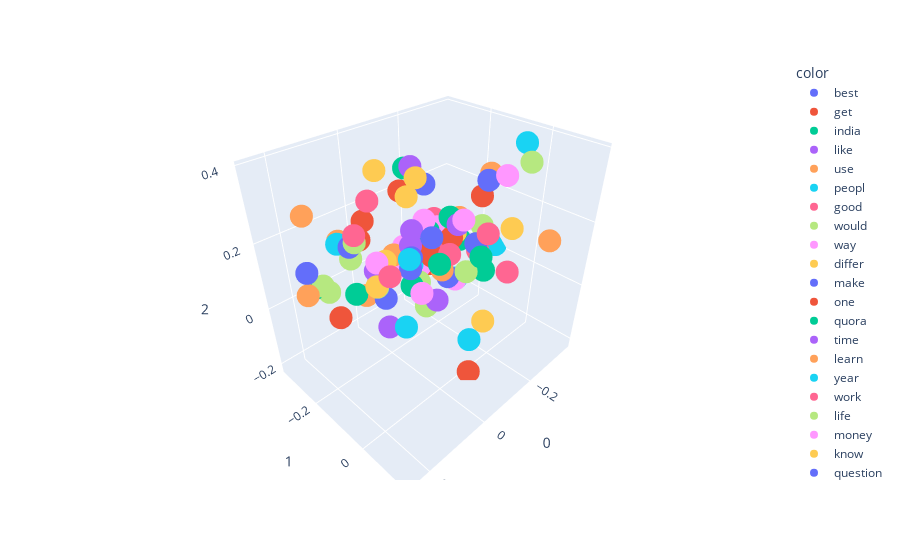

This figure's notebook cell:
### Code cell
# 3D representation of Words
import plotly.express as px # 3D representation
fig=px.scatter_3d(x[:100],x=0,y=1,z=2,color=y[:100]) # ploting 100 words
fig.show()

### Figure 1 — Plotly figure (JSON) as saved in the notebook; plotly's stock layout.template omitted (floating-point values rounded to 4 significant figures)
{"data": [{"hovertemplate": "color=best<br>0=%{x}<br>1=%{y}<br>2=%{z}<extra></extra>", "legendgroup": "best", "marker": {"color": "#636efa", "symbol": "circle"}, "mode": "markers", "name": "best", "scene": "scene", "showlegend": true, "type": "scatter3d", "x": [-0.1957], "y": [-0.0637], "z": [0.1261]}, {"hovertemplate": "color=get<br>0=%{x}<br>1=%{y}<br>2=%{z}<extra></extra>", "legendgroup": "get", "marker": {"color": "#EF553B", "symbol": "circle"}, "mode": "markers", "name": "get", "scene": "scene", "showlegend": true, "type": "scatter3d", "x": [-0.1225], "y": [-0.08518], "z": [0.1672]}, {"hovertemplate": "color=india<br>0=%{x}<br>1=%{y}<br>2=%{z}<extra></extra>", "legendgroup": "india", "marker": {"color": "#00cc96", "symbol": "circle"}, "mode": "markers", "name": "india", "scene": "scene", "showlegend": true, "type": "scatter3d", "x": [-0.1469], "y": [-0.2659], "z": [-0.09511]}, {"hovertemplate": "color=like<br>0=%{x}<br>1=%{y}<br>2=%{z}<extra></extra>", "legendgroup": "like", "marker": {"color": "#ab63fa", "symbol": "circle"}, "mode": "markers", "name": "like", "scene": "scene", "showlegend": true, "type": "scatter3d", "x": [0.05762], "y": [-0.1775], "z": [0.1073]}, {"hovertemplate": "color=use<br>0=%{x}<br>1=%{y}<br>2=%{z}<extra></extra>", "legendgroup": "use", "marker": {"color": "#FFA15A", "symbol": "circle"}, "mode": "markers", "name": "use", "scene": "scene", "showlegend": true, "type": "scatter3d", "x": [-0.2106], "y": [0.1438], "z": [0.2198]}, {"hovertemplate": "color=peopl<br>0=%{x}<br>1=%{y}<br>2=%{z}<extra></extra>", "legendgroup": "peopl", "marker": {"color": "#19d3f3", "symbol": "circle"}, "mode": "markers", "name": "peopl", "scene": "scene", "showlegend": true, "type": "scatter3d", "x": [0.1285], "y": [-0.2282], "z": [0.1957]}, {"hovertemplate": "color=good<br>0=%{x}<br>1=%{y}<br>2=%{z}<extra></extra>", "legendgroup": "good", "marker": {"color": "#FF6692", "symbol": "circle"}, "mode": "markers", "name": "good", "scene": "scene", "showlegend": true, "type": "scatter3d", "x": [-0.1501], "y": [-0.1296], "z": [0.08459]}, {"hovertemplate": "color=would<br>0=%{x}<br>1=%{y}<br>2=%{z}<extra></extra>", "legendgroup": "would", "marker": {"color": "#B6E880", "symbol": "circle"}, "mode": "markers", "name": "would", "scene": "scene", "showlegend": true, "type": "scatter3d", "x": [0.05903], "y": [-0.1716], "z": [0.05936]}, {"hovertemplate": "color=way<br>0=%{x}<br>1=%{y}<br>2=%{z}<extra></extra>", "legendgroup": "way", "marker": {"color": "#FF97FF", "symbol": "circle"}, "mode": "markers", "name": "way", "scene": "scene", "showlegend": true, "type": "scatter3d", "x": [-0.07693], "y": [-0.00731], "z": [0.2681]}, {"hovertemplate": "color=differ<br>0=%{x}<br>1=%{y}<br>2=%{z}<extra></extra>", "legendgroup": "differ", "marker": {"color": "#FECB52", "symbol": "circle"}, "mode": "markers", "name": "differ", "scene": "scene", "showlegend": true, "type": "scatter3d", "x": [-0.1204], "y": [0.03618], "z": [-0.0376]}, {"hovertemplate": "color=make<br>0=%{x}<br>1=%{y}<br>2=%{z}<extra></extra>", "legendgroup": "make", "marker": {"color": "#636efa", "symbol": "circle"}, "mode": "markers", "name": "make", "scene": "scene", "showlegend": true, "type": "scatter3d", "x": [-0.02782], "y": [-0.06196], "z": [0.2182]}, {"hovertemplate": "color=one<br>0=%{x}<br>1=%{y}<br>2=%{z}<extra></extra>", "legendgroup": "one", "marker": {"color": "#EF553B", "symbol": "circle"}, "mode": "markers", "name": "one", "scene": "scene", "showlegend": true, "type": "scatter3d", "x": [-0.06245], "y": [-0.09518], "z": [0.1335]}, {"hovertemplate": "color=quora<br>0=%{x}<br>1=%{y}<br>2=%{z}<extra></extra>", "legendgroup": "quora", "marker": {"color": "#00cc96", "symbol": "circle"}, "mode": "markers", "name": "quora", "scene": "scene", "showlegend": true, "type": "scatter3d", "x": [-0.08938], "y": [-0.223], "z": [0.325]}, {"hovertemplate": "color=time<br>0=%{x}<br>1=%{y}<br>2=%{z}<extra></extra>", "legendgroup": "time", "marker": {"color": "#ab63fa", "symbol": "circle"}, "mode": "markers", "name": "time", "scene": "scene", "showlegend": true, "type": "scatter3d", "x": [-0.02965], "y": [-0.1394], "z": [0.1603]}, {"hovertemplate": "color=learn<br>0=%{x}<br>1=%{y}<br>2=%{z}<extra></extra>", "legendgroup": "learn", "marker": {"color": "#FFA15A", "symbol": "circle"}, "mode": "markers", "name": "learn", "scene": "scene", "showlegend": true, "type": "scatter3d", "x": [-0.2175], "y": [-0.1448], "z": [0.1647]}, {"hovertemplate": "color=year<br>0=%{x}<br>1=%{y}<br>2=%{z}<extra></extra>", "legendgroup": "year", "marker": {"color": "#19d3f3", "symbol": "circle"}, "mode": "markers", "name": "year", "scene": "scene", "showlegend": true, "type": "scatter3d", "x": [-0.103], "y": [-0.2378], "z": [0.05775]}, {"hovertemplate": "color=work<br>0=%{x}<br>1=%{y}<br>2=%{z}<extra></extra>", "legendgroup": "work", "marker": {"color": "#FF6692", "symbol": "circle"}, "mode": "markers", "name": "work", "scene": "scene", "showlegend": true, "type": "scatter3d", "x": [-0.2177], "y": [-0.07402], "z": [0.08962]}, {"hovertemplate": "color=life<br>0=%{x}<br>1=%{y}<br>2=%{z}<extra></extra>", "legendgroup": "life", "marker": {"color": "#B6E880", "symbol": "circle"}, "mode": "markers", "name": "life", "scene": "scene", "showlegend": true, "type": "scatter3d", "x": [0.08306], "y": [-0.2433], "z": [0.124]}, {"hovertemplate": "color=money<br>0=%{x}<br>1=%{y}<br>2=%{z}<extra></extra>", "legendgroup": "money", "marker": {"color": "#FF97FF", "symbol": "circle"}, "mode": "markers", "name": "money", "scene": "scene", "showlegend": true, "type": "scatter3d", "x": [-0.1199], "y": [-0.183], "z": [0.1799]}, {"hovertemplate": "color=know<br>0=%{x}<br>1=%{y}<br>2=%{z}<extra></extra>", "legendgroup": "know", "marker": {"color": "#FECB52", "symbol": "circle"}, "mode": "markers", "name": "know", "scene": "scene", "showlegend": true, "type": "scatter3d", "x": [-0.06303], "y": [-0.1874], "z": [0.2676]}, {"hovertemplate": "color=question<br>0=%{x}<br>1=%{y}<br>2=%{z}<extra></extra>", "legendgroup": "question", "marker": {"color": "#636efa", "symbol": "circle"}, "mode": "markers", "name": "question", "scene": "scene", "showlegend": true, "type": "scatter3d", "x": [-0.1288], "y": [-0.1914], "z": [0.2785]}, {"hovertemplate": "color=thing<br>0=%{x}<br>1=%{y}<br>2=%{z}<extra></extra>", "legendgroup": "thing", "marker": {"color": "#EF553B", "symbol": "circle"}, "mode": "markers", "name": "thing", "scene": "scene", "showlegend": true, "type": "scatter3d", "x": [0.0468], "y": [-0.2504], "z": [0.1617]}, {"hovertemplate": "color=engin<br>0=%{x}<br>1=%{y}<br>2=%{z}<extra></extra>", "legendgroup": "engin", "marker": {"color": "#00cc96", "symbol": "circle"}, "mode": "markers", "name": "engin", "scene": "scene", "showlegend": true, "type": "scatter3d", "x": [-0.3514], "y": [-0.1523], "z": [-0.08268]}, {"hovertemplate": "color=indian<br>0=%{x}<br>1=%{y}<br>2=%{z}<extra></extra>", "legendgroup": "indian", "marker": {"color": "#ab63fa", "symbol": "circle"}, "mode": "markers", "name": "indian", "scene": "scene", "showlegend": true, "type": "scatter3d", "x": [-0.01735], "y": [-0.2691], "z": [-0.02489]}, {"hovertemplate": "color=much<br>0=%{x}<br>1=%{y}<br>2=%{z}<extra></extra>", "legendgroup": "much", "marker": {"color": "#FFA15A", "symbol": "circle"}, "mode": "markers", "name": "much", "scene": "scene", "showlegend": true, "type": "scatter3d", "x": [-0.08969], "y": [-0.08545], "z": [0.0826]}, {"hovertemplate": "color=new<br>0=%{x}<br>1=%{y}<br>2=%{z}<extra></extra>", "legendgroup": "new", "marker": {"color": "#19d3f3", "symbol": "circle"}, "mode": "markers", "name": "new", "scene": "scene", "showlegend": true, "type": "scatter3d", "x": [-0.1775], "y": [-0.1847], "z": [0.08704]}, {"hovertemplate": "color=start<br>0=%{x}<br>1=%{y}<br>2=%{z}<extra></extra>", "legendgroup": "start", "marker": {"color": "#FF6692", "symbol": "circle"}, "mode": "markers", "name": "start", "scene": "scene", "showlegend": true, "type": "scatter3d", "x": [-0.1734], "y": [-0.1992], "z": [0.1573]}, {"hovertemplate": "color=think<br>0=%{x}<br>1=%{y}<br>2=%{z}<extra></extra>", "legendgroup": "think", "marker": {"color": "#B6E880", "symbol": "circle"}, "mode": "markers", "name": "think", "scene": "scene", "showlegend": true, "type": "scatter3d", "x": [0.1495], "y": [-0.2841], "z": [0.0515]}, {"hovertemplate": "color=go<br>0=%{x}<br>1=%{y}<br>2=%{z}<extra></extra>", "legendgroup": "go", "marker": {"color": "#FF97FF", "symbol": "circle"}, "mode": "markers", "name": "go", "scene": "scene", "showlegend": true, "type": "scatter3d", "x": [-0.02551], "y": [-0.1802], "z": [0.0788]}, {"hovertemplate": "color=someon<br>0=%{x}<br>1=%{y}<br>2=%{z}<extra></extra>", "legendgroup": "someon", "marker": {"color": "#FECB52", "symbol": "circle"}, "mode": "markers", "name": "someon", "scene": "scene", "showlegend": true, "type": "scatter3d", "x": [0.03746], "y": [-0.1813], "z": [0.3715]}, {"hovertemplate": "color=day<br>0=%{x}<br>1=%{y}<br>2=%{z}<extra></extra>", "legendgroup": "day", "marker": {"color": "#636efa", "symbol": "circle"}, "mode": "markers", "name": "day", "scene": "scene", "showlegend": true, "type": "scatter3d", "x": [-0.01106], "y": [-0.1211], "z": [0.1078]}, {"hovertemplate": "color=want<br>0=%{x}<br>1=%{y}<br>2=%{z}<extra></extra>", "legendgroup": "want", "marker": {"color": "#EF553B", "symbol": "circle"}, "mode": "markers", "name": "want", "scene": "scene", "showlegend": true, "type": "scatter3d", "x": [-0.1157], "y": [-0.2744], "z": [0.2347]}, {"hovertemplate": "color=book<br>0=%{x}<br>1=%{y}<br>2=%{z}<extra></extra>", "legendgroup": "book", "marker": {"color": "#00cc96", "symbol": "circle"}, "mode": "markers", "name": "book", "scene": "scene", "showlegend": true, "type": "scatter3d", "x": [-0.2227], "y": [-0.1452], "z": [0.09178]}, {"hovertemplate": "color=find<br>0=%{x}<br>1=%{y}<br>2=%{z}<extra></extra>", "legendgroup": "find", "marker": {"color": "#ab63fa", "symbol": "circle"}, "mode": "markers", "name": "find", "scene": "scene", "showlegend": true, "type": "scatter3d", "x": [-0.1444], "y": [-0.08392], "z": [0.1972]}, {"hovertemplate": "color=ever<br>0=%{x}<br>1=%{y}<br>2=%{z}<extra></extra>", "legendgroup": "ever", "marker": {"color": "#FFA15A", "symbol": "circle"}, "mode": "markers", "name": "ever", "scene": "scene", "showlegend": true, "type": "scatter3d", "x": [0.1036], "y": [-0.2615], "z": [0.1786]}, {"hovertemplate": "color=mani<br>0=%{x}<br>1=%{y}<br>2=%{z}<extra></extra>", "legendgroup": "mani", "marker": {"color": "#19d3f3", "symbol": "circle"}, "mode": "markers", "name": "mani", "scene": "scene", "showlegend": true, "type": "scatter3d", "x": [-0.02147], "y": [-0.1267], "z": [0.1144]}, {"hovertemplate": "color=job<br>0=%{x}<br>1=%{y}<br>2=%{z}<extra></extra>", "legendgroup": "job", "marker": {"color": "#FF6692", "symbol": "circle"}, "mode": "markers", "name": "job", "scene": "scene", "showlegend": true, "type": "scatter3d", "x": [-0.2524], "y": [-0.2829], "z": [-0.0251]}, {"hovertemplate": "color=trump<br>0=%{x}<br>1=%{y}<br>2=%{z}<extra></extra>", "legendgroup": "trump", "marker": {"color": "#B6E880", "symbol": "circle"}, "mode": "markers", "name": "trump", "scene": "scene", "showlegend": true, "type": "scatter3d", "x": [0.1027], "y": [-0.3348], "z": [-0.02272]}, {"hovertemplate": "color=movi<br>0=%{x}<br>1=%{y}<br>2=%{z}<extra></extra>", "legendgroup": "movi", "marker": {"color": "#FF97FF", "symbol": "circle"}, "mode": "markers", "name": "movi", "scene": "scene", "showlegend": true, "type": "scatter3d", "x": [0.08722], "y": [-0.131], "z": [0.1682]}, {"hovertemplate": "color=becom<br>0=%{x}<br>1=%{y}<br>2=%{z}<extra></extra>", "legendgroup": "becom", "marker": {"color": "#FECB52", "symbol": "circle"}, "mode": "markers", "name": "becom", "scene": "scene", "showlegend": true, "type": "scatter3d", "x": [-0.0186], "y": [-0.2543], "z": [0.008614]}, {"hovertemplate": "color=take<br>0=%{x}<br>1=%{y}<br>2=%{z}<extra></extra>", "legendgroup": "take", "marker": {"color": "#636efa", "symbol": "circle"}, "mode": "markers", "name": "take", "scene": "scene", "showlegend": true, "type": "scatter3d", "x": [-0.09385], "y": [-0.06876], "z": [0.06733]}, {"hovertemplate": "color=onlin<br>0=%{x}<br>1=%{y}<br>2=%{z}<extra></extra>", "legendgroup": "onlin", "marker": {"color": "#EF553B", "symbol": "circle"}, "mode": "markers", "name": "onlin", "scene": "scene", "showlegend": true, "type": "scatter3d", "x": [-0.2589], "y": [-0.1024], "z": [0.2304]}, {"hovertemplate": "color=without<br>0=%{x}<br>1=%{y}<br>2=%{z}<extra></extra>", "legendgroup": "without", "marker": {"color": "#00cc96", "symbol": "circle"}, "mode": "markers", "name": "without", "scene": "scene", "showlegend": true, "type": "scatter3d", "x": [-0.05911], "y": [0.06384], "z": [0.2082]}, {"hovertemplate": "color=happen<br>0=%{x}<br>1=%{y}<br>2=%{z}<extra></extra>", "legendgroup": "happen", "marker": {"color": "#ab63fa", "symbol": "circle"}, "mode": "markers", "name": "happen", "scene": "scene", "showlegend": true, "type": "scatter3d", "x": [0.1103], "y": [-0.06837], "z": [0.02098]}, {"hovertemplate": "color=first<br>0=%{x}<br>1=%{y}<br>2=%{z}<extra></extra>", "legendgroup": "first", "marker": {"color": "#FFA15A", "symbol": "circle"}, "mode": "markers", "name": "first", "scene": "scene", "showlegend": true, "type": "scatter3d", "x": [-0.03193], "y": [-0.204], "z": [0.1024]}, {"hovertemplate": "color=mean<br>0=%{x}<br>1=%{y}<br>2=%{z}<extra></extra>", "legendgroup": "mean", "marker": {"color": "#19d3f3", "symbol": "circle"}, "mode": "markers", "name": "mean", "scene": "scene", "showlegend": true, "type": "scatter3d", "x": [0.05106], "y": [-0.05584], "z": [0.1969]}, {"hovertemplate": "color=girl<br>0=%{x}<br>1=%{y}<br>2=%{z}<extra></extra>", "legendgroup": "girl", "marker": {"color": "#FF6692", "symbol": "circle"}, "mode": "markers", "name": "girl", "scene": "scene", "showlegend": true, "type": "scatter3d", "x": [0.1328], "y": [-0.1484], "z": [0.256]}, {"hovertemplate": "color=note<br>0=%{x}<br>1=%{y}<br>2=%{z}<extra></extra>", "legendgroup": "note", "marker": {"color": "#B6E880", "symbol": "circle"}, "mode": "markers", "name": "note", "scene": "scene", "showlegend": true, "type": "scatter3d", "x": [-0.1215], "y": [-0.03047], "z": [0.0884]}, {"hovertemplate": "color=better<br>0=%{x}<br>1=%{y}<br>2=%{z}<extra></extra>", "legendgroup": "better", "marker": {"color": "#FF97FF", "symbol": "circle"}, "mode": "markers", "name": "better", "scene": "scene", "showlegend": true, "type": "scatter3d", "x": [-0.1564], "y": [-0.09841], "z": [0.01166]}, {"hovertemplate": "color=need<br>0=%{x}<br>1=%{y}<br>2=%{z}<extra></extra>", "legendgroup": "need", "marker": {"color": "#FECB52", "symbol": "circle"}, "mode": "markers", "name": "need", "scene": "scene", "showlegend": true, "type": "scatter3d", "x": [-0.1712], "y": [-0.1167], "z": [0.1487]}, {"hovertemplate": "color=feel<br>0=%{x}<br>1=%{y}<br>2=%{z}<extra></extra>", "legendgroup": "feel", "marker": {"color": "#636efa", "symbol": "circle"}, "mode": "markers", "name": "feel", "scene": "scene", "showlegend": true, "type": "scatter3d", "x": [0.2494], "y": [-0.1729], "z": [0.199]}, {"hovertemplate": "color=person<br>0=%{x}<br>1=%{y}<br>2=%{z}<extra></extra>", "legendgroup": "person", "marker": {"color": "#EF553B", "symbol": "circle"}, "mode": "markers", "name": "person", "scene": "scene", "showlegend": true, "type": "scatter3d", "x": [0.06294], "y": [-0.2075], "z": [0.241]}, {"hovertemplate": "color=world<br>0=%{x}<br>1=%{y}<br>2=%{z}<extra></extra>", "legendgroup": "world", "marker": {"color": "#00cc96", "symbol": "circle"}, "mode": "markers", "name": "world", "scene": "scene", "showlegend": true, "type": "scatter3d", "x": [0.07026], "y": [-0.2517], "z": [-0.001701]}, {"hovertemplate": "color=u<br>0=%{x}<br>1=%{y}<br>2=%{z}<extra></extra>", "legendgroup": "u", "marker": {"color": "#ab63fa", "symbol": "circle"}, "mode": "markers", "name": "u", "scene": "scene", "showlegend": true, "type": "scatter3d", "x": [-0.05836], "y": [-0.3359], "z": [-0.1005]}, {"hovertemplate": "color=love<br>0=%{x}<br>1=%{y}<br>2=%{z}<extra></extra>", "legendgroup": "love", "marker": {"color": "#FFA15A", "symbol": "circle"}, "mode": "markers", "name": "love", "scene": "scene", "showlegend": true, "type": "scatter3d", "x": [0.2025], "y": [-0.2399], "z": [0.2968]}, {"hovertemplate": "color=compani<br>0=%{x}<br>1=%{y}<br>2=%{z}<extra></extra>", "legendgroup": "compani", "marker": {"color": "#19d3f3", "symbol": "circle"}, "mode": "markers", "name": "compani", "scene": "scene", "showlegend": true, "type": "scatter3d", "x": [-0.3765], "y": [-0.134], "z": [0.01034]}, {"hovertemplate": "color=possibl<br>0=%{x}<br>1=%{y}<br>2=%{z}<extra></extra>", "legendgroup": "possibl", "marker": {"color": "#FF6692", "symbol": "circle"}, "mode": "markers", "name": "possibl", "scene": "scene", "showlegend": true, "type": "scatter3d", "x": [-0.0524], "y": [-0.02635], "z": [0.1762]}, {"hovertemplate": "color=univers<br>0=%{x}<br>1=%{y}<br>2=%{z}<extra></extra>", "legendgroup": "univers", "marker": {"color": "#B6E880", "symbol": "circle"}, "mode": "markers", "name": "univers", "scene": "scene", "showlegend": true, "type": "scatter3d", "x": [-0.1736], "y": [-0.2303], "z": [-0.1708]}, {"hovertemplate": "color=english<br>0=%{x}<br>1=%{y}<br>2=%{z}<extra></extra>", "legendgroup": "english", "marker": {"color": "#FF97FF", "symbol": "circle"}, "mode": "markers", "name": "english", "scene": "scene", "showlegend": true, "type": "scatter3d", "x": [-0.0468], "y": [-0.185], "z": [0.1304]}, {"hovertemplate": "color=could<br>0=%{x}<br>1=%{y}<br>2=%{z}<extra></extra>", "legendgroup": "could", "marker": {"color": "#FECB52", "symbol": "circle"}, "mode": "markers", "name": "could", "scene": "scene", "showlegend": true, "type": "scatter3d", "x": [0.03841], "y": [-0.1595], "z": [0.1362]}, {"hovertemplate": "color=account<br>0=%{x}<br>1=%{y}<br>2=%{z}<extra></extra>", "legendgroup": "account", "marker": {"color": "#636efa", "symbol": "circle"}, "mode": "markers", "name": "account", "scene": "scene", "showlegend": true, "type": "scatter3d", "x": [-0.2816], "y": [-0.1022], "z": [0.268]}, {"hovertemplate": "color=compar<br>0=%{x}<br>1=%{y}<br>2=%{z}<extra></extra>", "legendgroup": "compar", "marker": {"color": "#EF553B", "symbol": "circle"}, "mode": "markers", "name": "compar", "scene": "scene", "showlegend": true, "type": "scatter3d", "x": [-0.08928], "y": [0.0229], "z": [-0.2151]}, {"hovertemplate": "color=improv<br>0=%{x}<br>1=%{y}<br>2=%{z}<extra></extra>", "legendgroup": "improv", "marker": {"color": "#00cc96", "symbol": "circle"}, "mode": "markers", "name": "improv", "scene": "scene", "showlegend": true, "type": "scatter3d", "x": [-0.1251], "y": [-0.1731], "z": [0.1494]}, {"hovertemplate": "color=ask<br>0=%{x}<br>1=%{y}<br>2=%{z}<extra></extra>", "legendgroup": "ask", "marker": {"color": "#ab63fa", "symbol": "circle"}, "mode": "markers", "name": "ask", "scene": "scene", "showlegend": true, "type": "scatter3d", "x": [-0.09873], "y": [-0.21], "z": [0.3301]}, {"hovertemplate": "color=countri<br>0=%{x}<br>1=%{y}<br>2=%{z}<extra></extra>", "legendgroup": "countri", "marker": {"color": "#FFA15A", "symbol": "circle"}, "mode": "markers", "name": "countri", "scene": "scene", "showlegend": true, "type": "scatter3d", "x": [0.001247], "y": [-0.3013], "z": [-0.07152]}, {"hovertemplate": "color=prepar<br>0=%{x}<br>1=%{y}<br>2=%{z}<extra></extra>", "legendgroup": "prepar", "marker": {"color": "#19d3f3", "symbol": "circle"}, "mode": "markers", "name": "prepar", "scene": "scene", "showlegend": true, "type": "scatter3d", "x": [-0.2485], "y": [-0.1755], "z": [-0.07165]}, {"hovertemplate": "color=number<br>0=%{x}<br>1=%{y}<br>2=%{z}<extra></extra>", "legendgroup": "number", "marker": {"color": "#FF6692", "symbol": "circle"}, "mode": "markers", "name": "number", "scene": "scene", "showlegend": true, "type": "scatter3d", "x": [-0.1977], "y": [-0.0268], "z": [0.1712]}, {"hovertemplate": "color=program<br>0=%{x}<br>1=%{y}<br>2=%{z}<extra></extra>", "legendgroup": "program", "marker": {"color": "#B6E880", "symbol": "circle"}, "mode": "markers", "name": "program", "scene": "scene", "showlegend": true, "type": "scatter3d", "x": [-0.3529], "y": [-0.1708], "z": [0.07257]}, {"hovertemplate": "color=languag<br>0=%{x}<br>1=%{y}<br>2=%{z}<extra></extra>", "legendgroup": "languag", "marker": {"color": "#FF97FF", "symbol": "circle"}, "mode": "markers", "name": "languag", "scene": "scene", "showlegend": true, "type": "scatter3d", "x": [-0.1553], "y": [-0.1675], "z": [0.1518]}, {"hovertemplate": "color=busi<br>0=%{x}<br>1=%{y}<br>2=%{z}<extra></extra>", "legendgroup": "busi", "marker": {"color": "#FECB52", "symbol": "circle"}, "mode": "markers", "name": "busi", "scene": "scene", "showlegend": true, "type": "scatter3d", "x": [-0.2734], "y": [-0.2193], "z": [0.06118]}, {"hovertemplate": "color=realli<br>0=%{x}<br>1=%{y}<br>2=%{z}<extra></extra>", "legendgroup": "realli", "marker": {"color": "#636efa", "symbol": "circle"}, "mode": "markers", "name": "realli", "scene": "scene", "showlegend": true, "type": "scatter3d", "x": [0.1215], "y": [-0.1881], "z": [0.202]}, {"hovertemplate": "color=chang<br>0=%{x}<br>1=%{y}<br>2=%{z}<extra></extra>", "legendgroup": "chang", "marker": {"color": "#EF553B", "symbol": "circle"}, "mode": "markers", "name": "chang", "scene": "scene", "showlegend": true, "type": "scatter3d", "x": [-0.07117], "y": [-0.1166], "z": [0.1379]}, {"hovertemplate": "color=long<br>0=%{x}<br>1=%{y}<br>2=%{z}<extra></extra>", "legendgroup": "long", "marker": {"color": "#00cc96", "symbol": "circle"}, "mode": "markers", "name": "long", "scene": "scene", "showlegend": true, "type": "scatter3d", "x": [-0.007032], "y": [-0.01581], "z": [0.1747]}, {"hovertemplate": "color=develop<br>0=%{x}<br>1=%{y}<br>2=%{z}<extra></extra>", "legendgroup": "develop", "marker": {"color": "#ab63fa", "symbol": "circle"}, "mode": "markers", "name": "develop", "scene": "scene", "showlegend": true, "type": "scatter3d", "x": [-0.2496], "y": [-0.1861], "z": [0.05673]}, {"hovertemplate": "color=woman<br>0=%{x}<br>1=%{y}<br>2=%{z}<extra></extra>", "legendgroup": "woman", "marker": {"color": "#FFA15A", "symbol": "circle"}, "mode": "markers", "name": "woman", "scene": "scene", "showlegend": true, "type": "scatter3d", "x": [0.2525], "y": [-0.1783], "z": [0.1355]}, {"hovertemplate": "color=app<br>0=%{x}<br>1=%{y}<br>2=%{z}<extra></extra>", "legendgroup": "app", "marker": {"color": "#19d3f3", "symbol": "circle"}, "mode": "markers", "name": "app", "scene": "scene", "showlegend": true, "type": "scatter3d", "x": [-0.347], "y": [-0.03931], "z": [0.3704]}, {"hovertemplate": "color=buy<br>0=%{x}<br>1=%{y}<br>2=%{z}<extra></extra>", "legendgroup": "buy", "marker": {"color": "#FF6692", "symbol": "circle"}, "mode": "markers", "name": "buy", "scene": "scene", "showlegend": true, "type": "scatter3d", "x": [-0.1886], "y": [0.04997], "z": [0.0941]}, {"hovertemplate": "color=phone<br>0=%{x}<br>1=%{y}<br>2=%{z}<extra></extra>", "legendgroup": "phone", "marker": {"color": "#B6E880", "symbol": "circle"}, "mode": "markers", "name": "phone", "scene": "scene", "showlegend": true, "type": "scatter3d", "x": [-0.2149], "y": [0.06669], "z": [0.3903]}, {"hovertemplate": "color=googl<br>0=%{x}<br>1=%{y}<br>2=%{z}<extra></extra>", "legendgroup": "googl", "marker": {"color": "#FF97FF", "symbol": "circle"}, "mode": "markers", "name": "googl", "scene": "scene", "showlegend": true, "type": "scatter3d", "x": [-0.3103], "y": [-0.06431], "z": [0.2845]}, {"hovertemplate": "color=answer<br>0=%{x}<br>1=%{y}<br>2=%{z}<extra></extra>", "legendgroup": "answer", "marker": {"color": "#FECB52", "symbol": "circle"}, "mode": "markers", "name": "answer", "scene": "scene", "showlegend": true, "type": "scatter3d", "x": [-0.09605], "y": [-0.1887], "z": [0.3077]}, {"hovertemplate": "color=live<br>0=%{x}<br>1=%{y}<br>2=%{z}<extra></extra>", "legendgroup": "live", "marker": {"color": "#636efa", "symbol": "circle"}, "mode": "markers", "name": "live", "scene": "scene", "showlegend": true, "type": "scatter3d", "x": [0.04744], "y": [-0.154], "z": [0.02646]}, {"hovertemplate": "color=student<br>0=%{x}<br>1=%{y}<br>2=%{z}<extra></extra>", "legendgroup": "student", "marker": {"color": "#EF553B", "symbol": "circle"}, "mode": "markers", "name": "student", "scene": "scene", "showlegend": true, "type": "scatter3d", "x": [-0.2686], "y": [-0.3088], "z": [-0.09299]}, {"hovertemplate": "color=donald<br>0=%{x}<br>1=%{y}<br>2=%{z}<extra></extra>", "legendgroup": "donald", "marker": {"color": "#00cc96", "symbol": "circle"}, "mode": "markers", "name": "donald", "scene": "scene", "showlegend": true, "type": "scatter3d", "x": [0.1428], "y": [-0.346], "z": [0.004421]}, {"hovertemplate": "color=old<br>0=%{x}<br>1=%{y}<br>2=%{z}<extra></extra>", "legendgroup": "old", "marker": {"color": "#ab63fa", "symbol": "circle"}, "mode": "markers", "name": "old", "scene": "scene", "showlegend": true, "type": "scatter3d", "x": [-0.003184], "y": [-0.1052], "z": [0.2299]}, {"hovertemplate": "color=websit<br>0=%{x}<br>1=%{y}<br>2=%{z}<extra></extra>", "legendgroup": "websit", "marker": {"color": "#FFA15A", "symbol": "circle"}, "mode": "markers", "name": "websit", "scene": "scene", "showlegend": true, "type": "scatter3d", "x": [-0.3299], "y": [-0.1321], "z": [0.2631]}, {"hovertemplate": "color=weight<br>0=%{x}<br>1=%{y}<br>2=%{z}<extra></extra>", "legendgroup": "weight", "marker": {"color": "#19d3f3", "symbol": "circle"}, "mode": "markers", "name": "weight", "scene": "scene", "showlegend": true, "type": "scatter3d", "x": [0.0501], "y": [0.1319], "z": [0.07178]}, {"hovertemplate": "color=stop<br>0=%{x}<br>1=%{y}<br>2=%{z}<extra></extra>", "legendgroup": "stop", "marker": {"color": "#FF6692", "symbol": "circle"}, "mode": "markers", "name": "stop", "scene": "scene", "showlegend": true, "type": "scatter3d", "x": [0.154], "y": [-0.003706], "z": [0.2277]}, {"hovertemplate": "color=studi<br>0=%{x}<br>1=%{y}<br>2=%{z}<extra></extra>", "legendgroup": "studi", "marker": {"color": "#B6E880", "symbol": "circle"}, "mode": "markers", "name": "studi", "scene": "scene", "showlegend": true, "type": "scatter3d", "x": [-0.1892], "y": [-0.2775], "z": [-0.1101]}, {"hovertemplate": "color=place<br>0=%{x}<br>1=%{y}<br>2=%{z}<extra></extra>", "legendgroup": "place", "marker": {"color": "#FF97FF", "symbol": "circle"}, "mode": "markers", "name": "place", "scene": "scene", "showlegend": true, "type": "scatter3d", "x": [-0.06916], "y": [-0.1413], "z": [-0.01443]}, {"hovertemplate": "color=lose<br>0=%{x}<br>1=%{y}<br>2=%{z}<extra></extra>", "legendgroup": "lose", "marker": {"color": "#FECB52", "symbol": "circle"}, "mode": "markers", "name": "lose", "scene": "scene", "showlegend": true, "type": "scatter3d", "x": [0.1425], "y": [-0.06545], "z": [0.1624]}, {"hovertemplate": "color=help<br>0=%{x}<br>1=%{y}<br>2=%{z}<extra></extra>", "legendgroup": "help", "marker": {"color": "#636efa", "symbol": "circle"}, "mode": "markers", "name": "help", "scene": "scene", "showlegend": true, "type": "scatter3d", "x": [-0.006364], "y": [-0.1116], "z": [0.1479]}, {"hovertemplate": "color=presid<br>0=%{x}<br>1=%{y}<br>2=%{z}<extra></extra>", "legendgroup": "presid", "marker": {"color": "#EF553B", "symbol": "circle"}, "mode": "markers", "name": "presid", "scene": "scene", "showlegend": true, "type": "scatter3d", "x": [0.07799], "y": [-0.3336], "z": [-0.1299]}, {"hovertemplate": "color=game<br>0=%{x}<br>1=%{y}<br>2=%{z}<extra></extra>", "legendgroup": "game", "marker": {"color": "#00cc96", "symbol": "circle"}, "mode": "markers", "name": "game", "scene": "scene", "showlegend": true, "type": "scatter3d", "x": [-0.1403], "y": [-0.1083], "z": [0.2105]}, {"hovertemplate": "color=import<br>0=%{x}<br>1=%{y}<br>2=%{z}<extra></extra>", "legendgroup": "import", "marker": {"color": "#ab63fa", "symbol": "circle"}, "mode": "markers", "name": "import", "scene": "scene", "showlegend": true, "type": "scatter3d", "x": [-0.1091], "y": [-0.1215], "z": [-0.04953]}, {"hovertemplate": "color=look<br>0=%{x}<br>1=%{y}<br>2=%{z}<extra></extra>", "legendgroup": "look", "marker": {"color": "#FFA15A", "symbol": "circle"}, "mode": "markers", "name": "look", "scene": "scene", "showlegend": true, "type": "scatter3d", "x": [0.007258], "y": [-0.1635], "z": [0.1384]}, {"hovertemplate": "color=black<br>0=%{x}<br>1=%{y}<br>2=%{z}<extra></extra>", "legendgroup": "black", "marker": {"color": "#19d3f3", "symbol": "circle"}, "mode": "markers", "name": "black", "scene": "scene", "showlegend": true, "type": "scatter3d", "x": [0.1195], "y": [0.00307], "z": [0.07134]}, {"hovertemplate": "color=see<br>0=%{x}<br>1=%{y}<br>2=%{z}<extra></extra>", "legendgroup": "see", "marker": {"color": "#FF6692", "symbol": "circle"}, "mode": "markers", "name": "see", "scene": "scene", "showlegend": true, "type": "scatter3d", "x": [0.09739], "y": [-0.1371], "z": [0.3332]}, {"hovertemplate": "color=sex<br>0=%{x}<br>1=%{y}<br>2=%{z}<extra></extra>", "legendgroup": "sex", "marker": {"color": "#B6E880", "symbol": "circle"}, "mode": "markers", "name": "sex", "scene": "scene", "showlegend": true, "type": "scatter3d", "x": [0.1353], "y": [-0.1458], "z": [0.2392]}, {"hovertemplate": "color=colleg<br>0=%{x}<br>1=%{y}<br>2=%{z}<extra></extra>", "legendgroup": "colleg", "marker": {"color": "#FF97FF", "symbol": "circle"}, "mode": "markers", "name": "colleg", "scene": "scene", "showlegend": true, "type": "scatter3d", "x": [-0.2193], "y": [-0.3037], "z": [-0.07288]}, {"hovertemplate": "color=comput<br>0=%{x}<br>1=%{y}<br>2=%{z}<extra></extra>", "legendgroup": "comput", "marker": {"color": "#FECB52", "symbol": "circle"}, "mode": "markers", "name": "comput", "scene": "scene", "showlegend": true, "type": "scatter3d", "x": [-0.3343], "y": [-0.04905], "z": [0.1206]}], "layout": {"legend": {"title": {"text": "color"}, "tracegroupgap": 0}, "margin": {"t": 60}, "scene": {"domain": {"x": [0, 1], "y": [0, 1]}, "xaxis": {"title": {"text": "0"}}, "yaxis": {"title": {"text": "1"}}, "zaxis": {"title": {"text": "2"}}}}}
